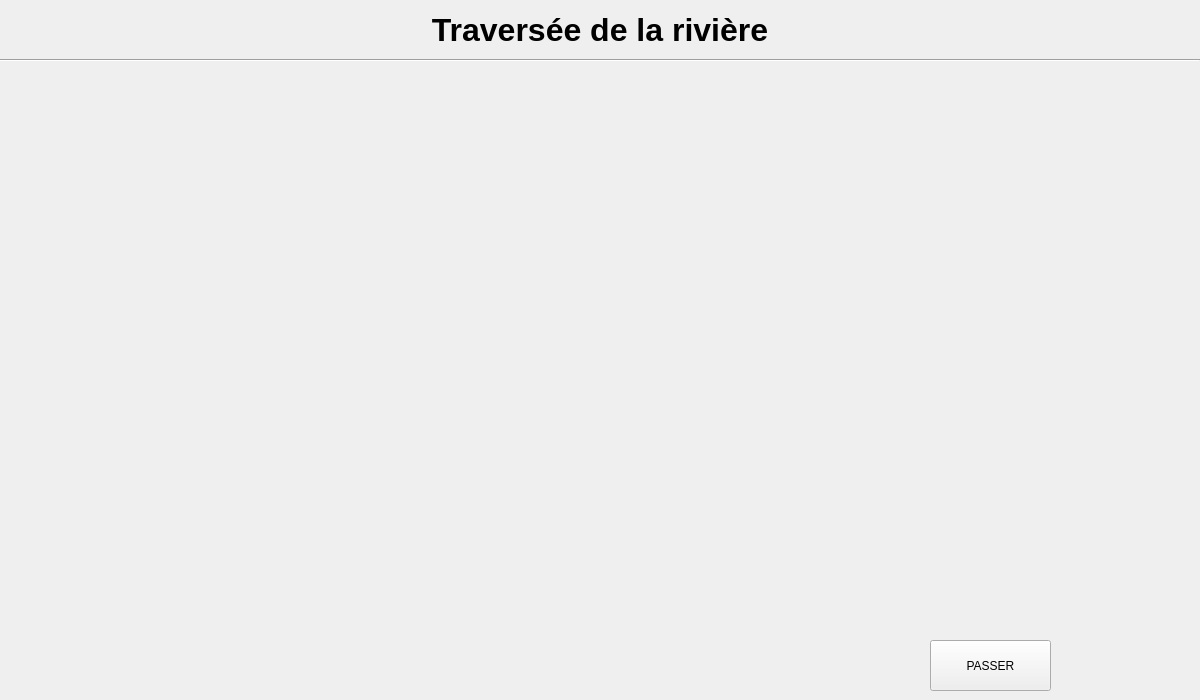
<?xml version="1.0" encoding="UTF-8"?>
<ui version="4.0">
 <class>traversee_de_la_riviere</class>
 <widget class="QDialog" name="traversee_de_la_riviere">
  <property name="geometry">
   <rect>
    <x>0</x>
    <y>0</y>
    <width>1200</width>
    <height>700</height>
   </rect>
  </property>
  <property name="minimumSize">
   <size>
    <width>600</width>
    <height>0</height>
   </size>
  </property>
  <property name="windowTitle">
   <string>Traversée de la rivière</string>
  </property>
  <widget class="Line" name="line">
   <property name="geometry">
    <rect>
     <x>0</x>
     <y>50</y>
     <width>1200</width>
     <height>20</height>
    </rect>
   </property>
   <property name="orientation">
    <enum>Qt::Horizontal</enum>
   </property>
  </widget>
  <widget class="QLabel" name="titre">
   <property name="geometry">
    <rect>
     <x>400</x>
     <y>10</y>
     <width>400</width>
     <height>40</height>
    </rect>
   </property>
   <property name="font">
    <font>
     <pointsize>24</pointsize>
     <weight>75</weight>
     <bold>true</bold>
    </font>
   </property>
   <property name="text">
    <string>Traversée de la rivière</string>
   </property>
   <property name="alignment">
    <set>Qt::AlignCenter</set>
   </property>
  </widget>
  <widget class="QLabel" name="rive">
   <property name="geometry">
    <rect>
     <x>0</x>
     <y>60</y>
     <width>1200</width>
     <height>640</height>
    </rect>
   </property>
   <property name="text">
    <string/>
   </property>
   <property name="pixmap">
    <pixmap resource="resource.qrc">:/images/images/rive.jpg</pixmap>
   </property>
   <property name="alignment">
    <set>Qt::AlignCenter</set>
   </property>
  </widget>
  <widget class="QPushButton" name="btn_passer">
   <property name="geometry">
    <rect>
     <x>930</x>
     <y>640</y>
     <width>121</width>
     <height>51</height>
    </rect>
   </property>
   <property name="text">
    <string>PASSER</string>
   </property>
   <property name="autoDefault">
    <bool>false</bool>
   </property>
  </widget>
 </widget>
 <resources>
  <include location="resource.qrc"/>
 </resources>
 <connections/>
</ui>
